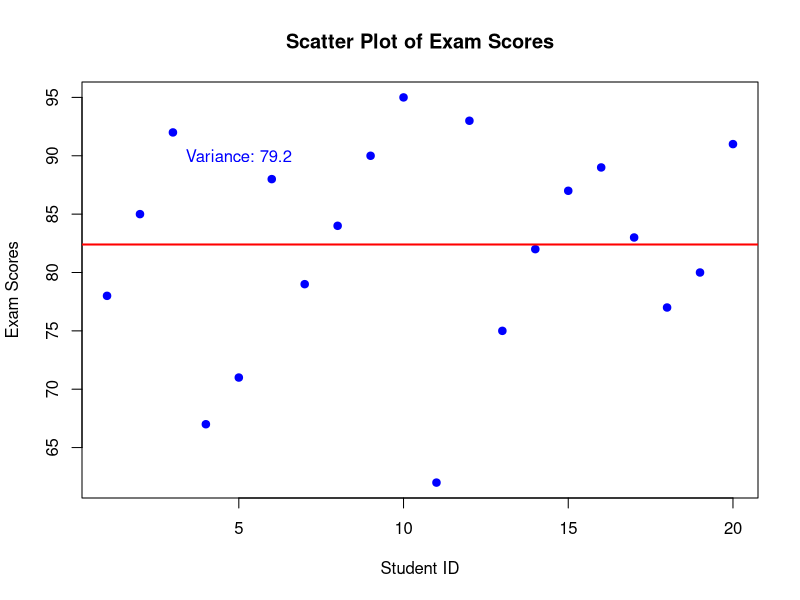

The R source for this figure:
## ---- chunk 1
# Exam scores data
exam_scores <- c(78, 85, 92, 67, 71, 88, 79, 84, 90, 95, 62, 93, 75, 82, 87, 89, 83, 77, 80, 91)

# Calculate the variance
variance <- var(exam_scores)

# Plotting scatter plot
plot(1:length(exam_scores), exam_scores, 
     main = "Scatter Plot of Exam Scores",
     xlab = "Student ID",
     ylab = "Exam Scores",
     col = "blue",
     pch = 19)

# Add a horizontal line representing the mean
abline(h = mean(exam_scores), col = "red", lwd = 2)

# Add text for variance
text(x = 5, y = max(exam_scores) - 5, labels = paste("Variance:", round(variance, 2)), col = "blue")

